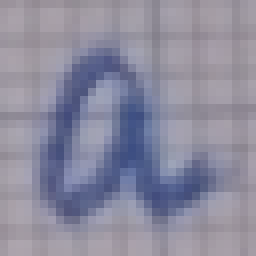
#> input picture src/image_preprocessing/01_270.png, 32 x 32 px (shown 8 times larger)
$ python BitMatrix.py
#> lines starting #> are read from the running program, lines starting #| are printed output that depends on the picture
### src/image_preprocessing/PicHandler.py
from __future__ import annotations
from typing import *
import cv2
import numpy as np
from pythreshold.utils import *
from utils.geometry import Rect
from skimage.transform import resize, rescale


FilterTypes = int
GAUSSIAN_FILTER = 0
MEDIAN_FILTER = 1

StackingType = int
HORIZONTAL = 0
VERTICAL = 1


def view_image(image: np.ndarray, name_of_window: str = 'Image'):
    # выводит на экран изображение image (массив представления BGR)
    cv2.namedWindow(name_of_window, cv2.WINDOW_FULLSCREEN)
    cv2.imshow(name_of_window, image)
    cv2.waitKey(0)
    cv2.destroyAllWindows()


# [14 lines left out: function view_images, not called in this run]


class PicHandler:
    img: np.ndarray  # объект изображения в BGR

    def __init__(self, image: Union[str, np.ndarray], make_copy: bool = True, is_colored: bool = True):
        # image -- путь к файлу с изображением или np.ndarray -- представление изображения BGR в виде массива;
        # если передан массив, то make_copy: bool -- необходимо ли работать с копией переданного массива;
        # если передан путь к файлу, то изображение открывается, и при is_colored = True делается черно-белым

#> called with image = '01_270.png', make_copy = True, is_colored = True
        if isinstance(image, np.ndarray):
            if make_copy:
                self.img = image.copy()
            else:
                self.img = image
            if is_colored:
                self.img = self.make_black_and_white(self.img)

        elif isinstance(image, type('')):
            t = cv2.imread(image)
#> t is the input picture: shape (32, 32, 3); mean B, G, R 158.4, 139.3, 140.3

            if isinstance(t, type(None)):
                # изображение не удалось загрузить
                raise Exception("Некорректный путь к изображению")

            if is_colored:
                t = self.make_black_and_white(t)

            self.img = t

    def get_image(self) -> np.ndarray:
        return self.img

    @staticmethod
    def make_black_and_white(img: np.ndarray) -> np.ndarray:
        # возвращает черно-белое изображение, соответствующее цветному img
        return cv2.cvtColor(img, cv2.COLOR_BGR2GRAY)
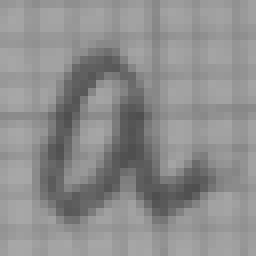
#> returned value: shape (32, 32) (shown 8 times larger); min 79, max 168, mean 141.8

    # [20 lines left out: functions apply_filter, apply_global_bin_filter, not called in this run]

    def apply_adaptive_bin_filter(self, mode: int = 0, **params):
        if mode == 0:
#> (the run stopped early here; a loop or call above may not have finished)

$ run again, with src/image_preprocessing/01_269.png copied over src/image_preprocessing/01_270.png
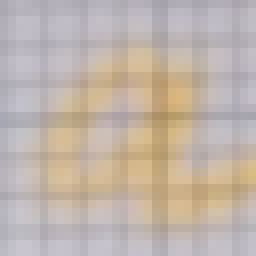
#> input picture src/image_preprocessing/01_269.png, 32 x 32 px (shown 8 times larger)
#> in __init__, t is the input picture: shape (32, 32, 3); mean B, G, R 170.8, 180.1, 192.6
#> in make_black_and_white, `return cv2.cvtColor(img, cv2.COLOR_BGR2GRAY)`:
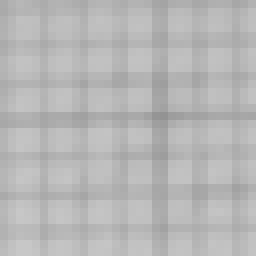
#> returned value: shape (32, 32) (shown 8 times larger); min 147, max 199, mean 182.8
